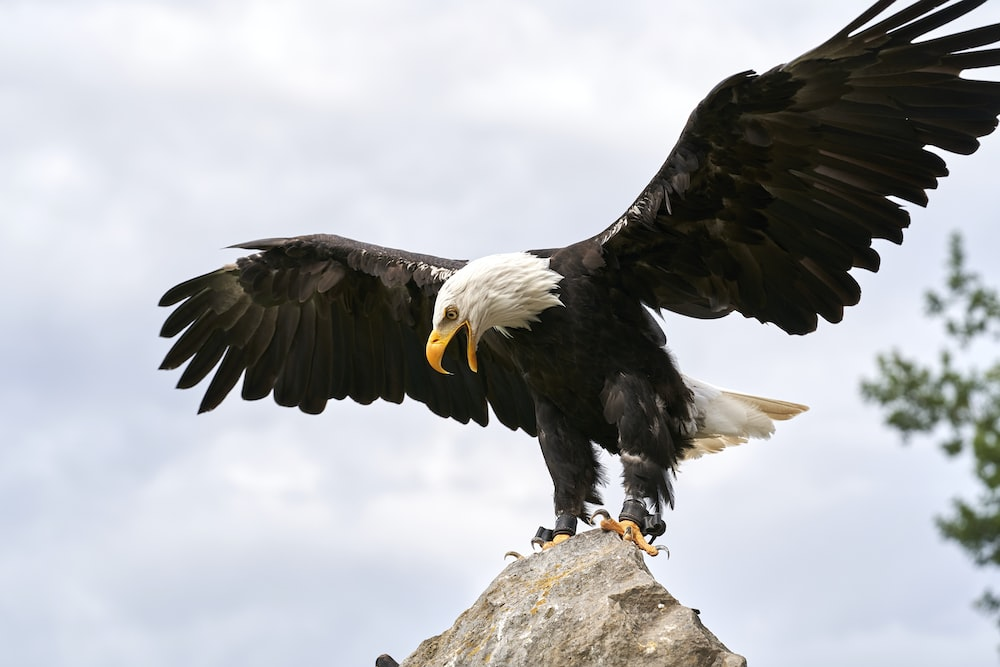
#> input picture sketching/egale.jpg, 1000 x 667 px
$ python pencil-sketch.py
#> lines starting #> are read from the running program, lines starting #| are printed output that depends on the picture
import cv2
import numpy as np

image = cv2.imread("egale.jpg")
#> image is the input picture: shape (667, 1000, 3); mean B, G, R 180.9, 177.6, 175.9
# resize image
image = cv2.resize(image, (400, 400))
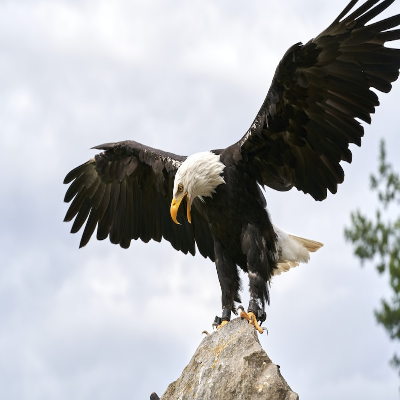
#> image: shape (400, 400, 3); mean B, G, R 180.9, 177.5, 175.8
# convert to grayscale
gray_image = cv2.cvtColor(image, cv2.COLOR_BGR2GRAY)
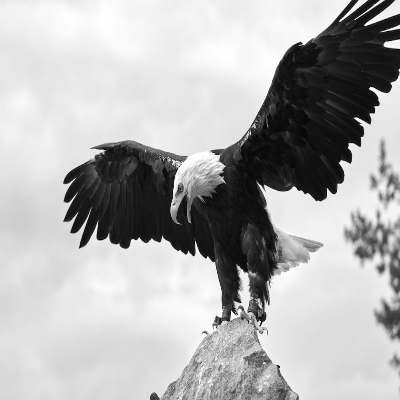
#> gray_image: shape (400, 400); min 1, max 255, mean 177.4
# invert image
inverted_image = 255 - gray_image
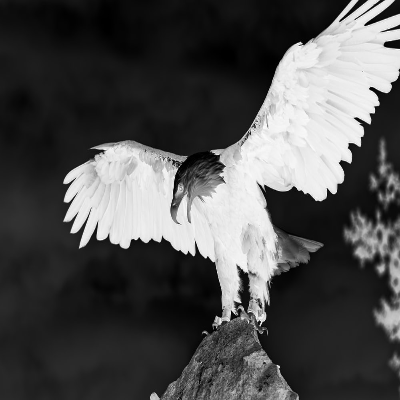
#> inverted_image: shape (400, 400); min 0, max 254, mean 77.6
# blur image
blurred = cv2.GaussianBlur(inverted_image, (21, 21), 0)
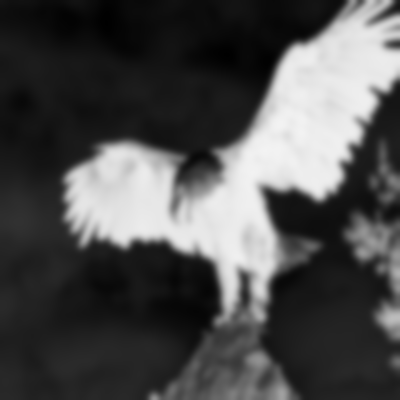
#> blurred: shape (400, 400); min 0, max 243, mean 77.6
# invert blurred image
inverted_blurred = 255 - blurred
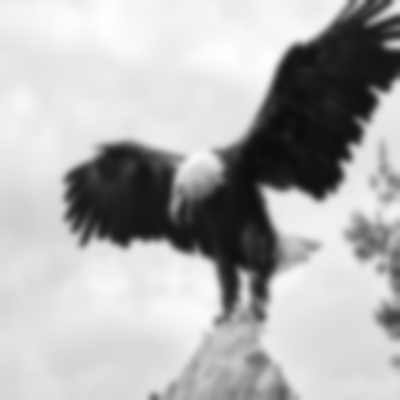
#> inverted_blurred: shape (400, 400); min 12, max 255, mean 177.4
# pencil sketch image
pencil_sketch = cv2.divide(gray_image, inverted_blurred, scale=256.0)
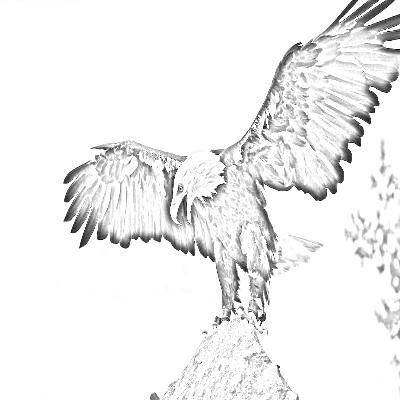
#> pencil_sketch: shape (400, 400); min 2, max 255, mean 240.8
# join images horizontally
pencil_sketch_horizontal = np.hstack((gray_image, pencil_sketch))
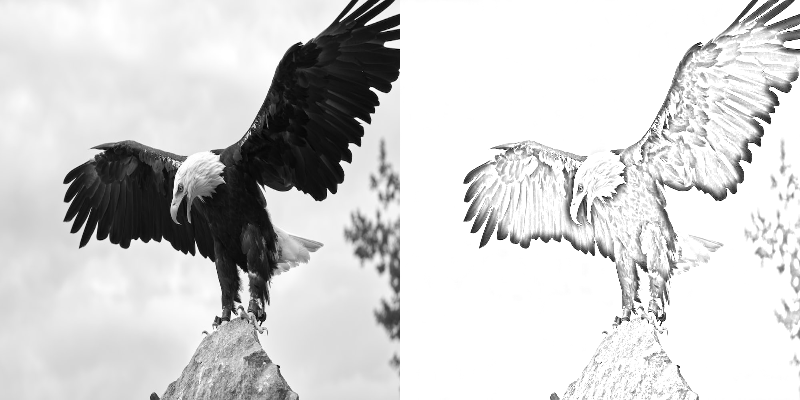
#> pencil_sketch_horizontal: shape (400, 800); min 1, max 255, mean 209.1
# display image
cv2.imshow("Original Image", pencil_sketch_horizontal)
cv2.waitKey(0)
